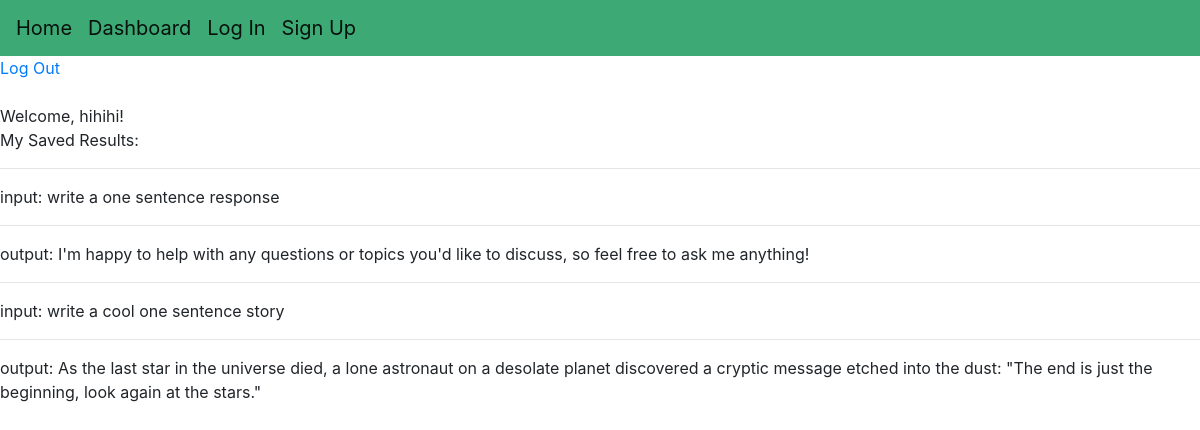
The page /dashboard (signed in) on the database its author committed.
### app.py (models this page shows)
class User(db.Model, UserMixin):
     id = db.Column(db.Integer, primary_key=True)
     username = db.Column(db.String(20), nullable=False, unique=True)
     password = db.Column(db.String(80), nullable=False)

class Prompts(db.Model):
     id = db.Column(db.Integer, primary_key=True)
     user = db.Column(db.String)
     input = db.Column(db.String(1000), nullable=False, unique=False)
     output = db.Column(db.String(1000), nullable=False)

### app.py (the view)
@app.route('/dashboard', methods=["POST", "GET"])
@login_required
def dashboard():
    finalUserPrompts = []
    userPrompts = Prompts.query.filter_by(user = session['user']).all()
    for entry in userPrompts:
        prompt = {}
        prompt["input"] = entry.input
        prompt["output"] = entry.output
        finalUserPrompts.append(prompt)
    return render_template('dashboard.html', userPrompts = finalUserPrompts)

### app.py (called while the page is built)
@login_manager.user_loader
def load_user(user_id):
     return User.query.get(int(user_id))

### templates/dashboard.html
{% extends "index.html" %}
{% block content %}
<a href="{{ url_for('logout') }}">Log Out</a><br><br>
Welcome, {{ current_user.username }}! <br>
My Saved Results:
{% for prompt in userPrompts%}
    {% for key, value in prompt.items() %}
        <hr></hr>
        <p>{{ key }}: {{ value }}</p>
    {% endfor %}
{% endfor %}
{% endblock %}

### templates/index.html (shortened to what this page needs)
<!DOCTYPE html>
<html lang="en">
<head>
    <link rel="stylesheet" href="https://cdn.jsdelivr.net/npm/bootstrap@4.6.2/dist/css/bootstrap.min.css">
    <link rel= "stylesheet" type= "text/css" href= "{{ url_for('static',filename='styles/main.css') }}">
    <nav class="navbar navbar-expand-md navbar-light" style="background-color: #3da975;">
        <a class="navbar-brand" href="{{ url_for('hello') }}">Home</a>
        <a class="navbar-brand" href="{{ url_for('dashboard') }}">Dashboard</a>
        <a class="navbar-brand" href="{{ url_for('login') }}">Log In</a>
        <a class="navbar-brand" href="{{ url_for('register') }}">Sign Up</a>
    </nav>
</head>
<body>
    {% block content %}
    {% endblock %}
</body>
</html>

### rows shown on the page
User: username "hihihi"
Prompts: key "input", input "write a one sentence response", key "output", output "I'm happy to help with any questions or topics you'd like to discuss, so feel free to ask me anything!"
Prompts: key "input", input "write a cool one sentence story", key "output", output "As the last star in the universe died, a lone astronaut on a desolate planet discovered a cryptic message etched into the dust: \"The end is just the beginning, look again at the stars.\""
